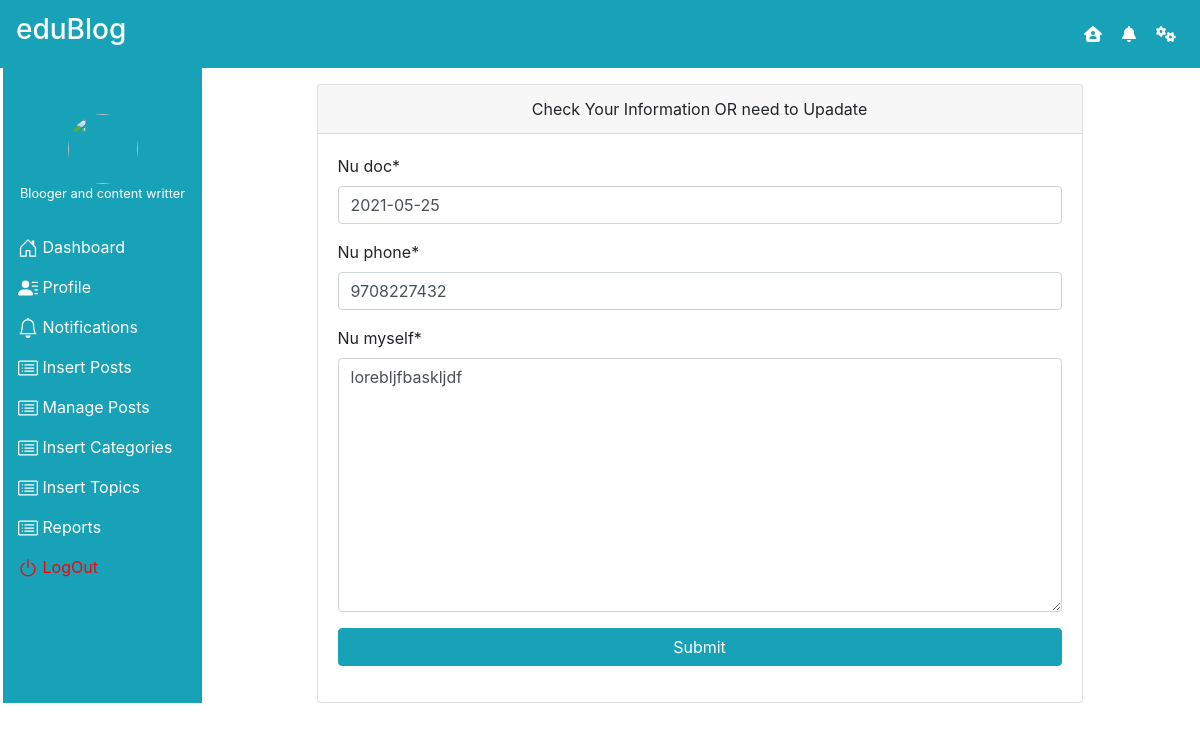
The page /user_edit_info/2 on the database its author committed.
### datawork/models.py (models this page shows, shortened)
class NewUser(models.Model):
    nu_id = models.AutoField(primary_key=True)
    nu_name = models.CharField(max_length=200)
    nu_city = models.CharField(max_length=200, null=True)
    nu_state = models.CharField(max_length=200, null=True)
    nu_image = models.ImageField(upload_to="media")
    nu_doc = models.DateField()
    nu_address = models.TextField()
    nu_phone = models.CharField(max_length=200)
    nu_email = models.EmailField()
    nu_password = models.CharField(max_length=200)
    nu_myself = models.TextField()

### datawork/views.py (the view)
# urls.py: path('user_edit_info/<int:nu_id>', views.user_edit_info, name="user_edit_info"),
def user_edit_info(r, nu_id):
    log = get_user(r)
    get_id = NewUser.objects.get(nu_id=nu_id)
    edit = UserProfileEditForms(r.POST or None, instance=get_id)
    if r.method=="POST":
        if edit.is_valid():
            edit.save()
            return redirect(user_profile)
    return render(r, "user/edit_user_info.html", {
        "edit":edit,
        'user': log,
    })

### datawork/forms.py
class UserProfileEditForms(forms.ModelForm):
    class Meta:
        model = NewUser
        exclude = ('nu_name', 'nu_city', 'nu_state', 'nu_image', 'nu_address', 'nu_email', 'nu_password',)

### datawork/views.py (called while the page is built)
def get_user(r):
    if r.session.has_key('logins'):
        return NewUser.objects.get(nu_name=r.session['logins'])

### templates/user/edit_user_info.html (shortened to what this page needs)
{% extends 'user/base.html' %}
{% load static %}
{% block detailmodal %}
    <div class="col-lg-8 mx-auto mt-3">
        <div class="card">
            <div class="card-header text-center">Check Your Information OR need to Upadate</div>
            <div class="card-body">
                {% load crispy_forms_tags %}
                <form action="" method="post">
                    {{ edit|crispy }}
                    <div class="form-group">
                        <input type="submit" class="btn btn-info btn-block">
                    </div>
                </form>
            </div>
        </div>
    </div>
{% endblock %}

### rows shown on the page
NewUser: nu_doc "2021-05-25", nu_phone "9708227432", nu_myself "lorebljfbaskljdf"
